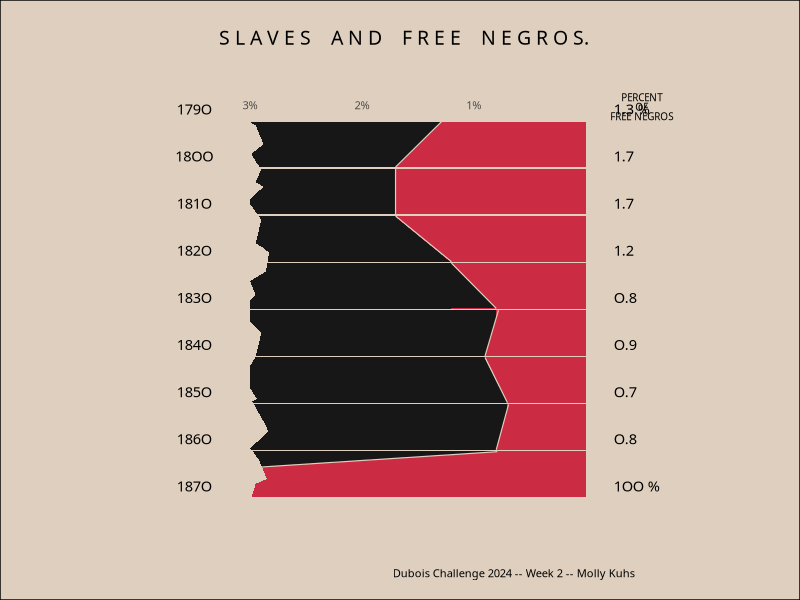
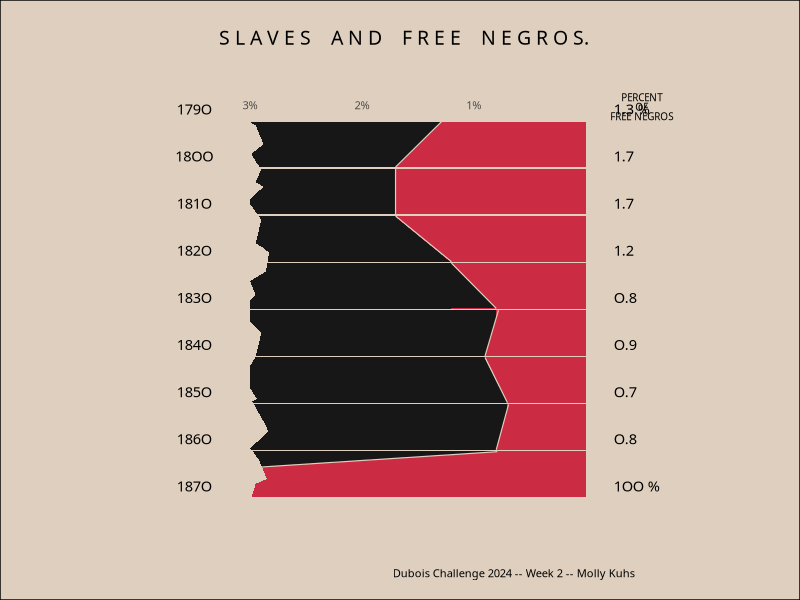

Recreate these plots in R, in order.

#Dubois Challenges 2024
#Week 2 

###########################

#Challege: https://github.com/ajstarks/dubois-data-portraits/tree/master/challenge/2024 
#DuBois Styleguide: https://github.com/ajstarks/dubois-data-portraits/blob/master/dubois-style.pdf 

###########################


#Packages 
library(tidyverse)
library(gridExtra)

#data load
data <- read.csv("data/week2.csv")
data$Year <- as.factor(data$Year)

#set value for background
data2 <- data %>%
  mutate(bg = 3,
         label = Free)

#add for labeling: 0 switched with O for font consistency
data2$yearLab <- c("179O", "18OO", "181O", "182O", "183O", "184O", "185O", "186O", "187O")

#remove extra bar but maintain labels 
data2$Free[9] = 0
data2$bg[9] = 0

#Switch 0 with O for font consistency
data2$label <- as.character(data2$label)
data2$label[5] = "O.8"
data2$label[6] = "O.9"
data2$label[7] = "O.7"
data2$label[8] = "O.8"

#Add % only to first and last 
data2$label[1] = "1.3 %"
data2$label[9] = "1OO %"


#base plot

plot <- ggplot(data2)+
  geom_col(aes(bg, Year), fill="grey9", width = 0.97)+
  geom_col(aes(Free, Year), fill = "#cb2c44", width = 0.97)+
  geom_text(aes(x = -0.25, y = Year, label = label), 
            hjust = 0,
            vjust = -3,
            size = 3.7,
            family = "Vasarely-Light")+
  geom_text(aes(x = 3.5, y = Year, label = yearLab), 
            vjust = -3,
            size = 3.7,
            family = "Vasarely-Light")+
  scale_y_discrete(limits=rev)+
  scale_x_reverse(breaks = c(3, 2, 1),
                  labels = c("3%", "2%", "1%"),
                  position = "top")+
  coord_cartesian(xlim = c(3.5, -0.25),
                  ylim = c(9, 1),
                  clip = "off")+
  theme_minimal()+
  theme(axis.text.y = element_blank(),
        axis.text.x = element_text(family = "Vasarely-Light",
                                   size = 8),
        panel.border = element_blank(), 
        panel.grid.major = element_blank(),
        panel.grid.minor = element_blank(),
        plot.margin = margin(0.25,4.2,0.5,3.8, "cm"),
        plot.background = element_rect(fill = '#decfbe'))+
  labs(x = "",
       y = "")


#add bar shaping 
plotShape <- plot +
  annotate("polygon", x = c(1.29, 1.7, 1.29), y = c(9.48, 8.52, 8.52), fill = "#cb2c44")+
  annotate("polygon", x = c(1.71, 1.71, 1.21), y = c(7.48, 6.51, 6.51), fill = "grey9")+
  annotate("polygon", x = c(1.21, 1.21, 0.8), y = c(6.48, 5.52, 5.52), fill = "grey9")+
  annotate("polygon", x = c(0.78, 0.9, 0.78), y = c(5.48, 4.51, 4.51), fill = "#cb2c44")+
  annotate("polygon", x = c(0.91, 0.91, 0.7), y = c(4.48, 3.52, 3.52), fill = "grey9")+
  annotate("polygon", x = c(0.69, 0.8, 0.69), y = c(3.48, 2.52, 2.52), fill = "#cb2c44")+
  annotate("polygon", x = c(0.79, 3, 3, 0.79), y = c(2.48, 2.14, 1.51, 1.51), fill = "#cb2c44")


#add white space
plotSpace <- plotShape +
  annotate("segment", x = 1.29, xend = 1.7, y = 9.48, yend = 8.52, colour = "#decfbe", linewidth = 0.4)+
  annotate("segment", x = 1.7, xend = 1.7, y = 8.48, yend = 7.52, colour = "#decfbe", linewidth = 0.4)+
  annotate("segment", x = 1.7, xend = 1.2, y = 7.48, yend = 6.51, colour = "#decfbe", linewidth = 0.4)+
  annotate("segment", x = 1.2, xend = 0.8, y = 6.48, yend = 5.52, colour = "#decfbe", linewidth = 0.4)+
  annotate("segment", x = 0.78, xend = 0.9, y = 5.48, yend = 4.51, colour = "#decfbe", linewidth = 0.4)+
  annotate("segment", x = 0.9, xend = 0.7, y = 4.48, yend = 3.52, colour = "#decfbe", linewidth = 0.4)+
  annotate("segment", x = 0.69, xend = 0.8, y = 3.48, yend = 2.52, colour = "#decfbe", linewidth = 0.4)+
  annotate("segment", x = 0.79, xend = 3, y = 2.48, yend = 2.14, colour = "#decfbe", linewidth = 0.4)
  


#add rough edge
#generated a bunch of random numbers around 3 and set as a polygon shape with decending y coordinate 

x <- c(3.05, 3.02, 2.95, 2.88,
       2.99, 2.94, 2.9, 2.95, 2.88, 
       3.02, 2.9, 
       2.95, 2.88, 2.83, 2.86, 3,
       2.95, 3.0,3.02, 2.9, 
       2.95, 3.0, 
       3.02, 2.94, 2.98, 2.9, 2.85, 
       2.84, 3.0, 2.98, 2.92, 
       2.85, 2.95, 2.99, 3.1)

y<- c(9.5, 9.5, 9.4, 9.0,
      8.8, 8.6, 8.48, 8.2, 8.1, 
      7.8, 7.4, 
      6.9, 6.8, 6.7, 6.3, 6.1, 
      5.8, 5.7, 5.3, 5, 
      4.5, 4.3, 
      3.9, 3.6, 3.55, 3.2, 3, 
      2.9, 2.55, 2.5, 2.3, 
      1.9, 1.8, 1.5, 1.5)

plotEdge <- plotSpace+ 
  annotate("polygon", 
           x = x,
           y = y,
           fill = "#decfbe")

           

#add titles

title <- "\nS L A V E S    A N D    F R E E    N E G R O S.\n"
caption <- "\nDubois Challenge 2024 -- Week 2 -- Molly Kuhs"


plotTitle<- plotEdge +
  labs(title = title,
       caption = caption)+
  theme(plot.title = element_text(family = "B52-ULCW00-ULC",
                                  size = 14,
                                  hjust = 0.5),
        plot.caption = element_text(family = "Vasarely-Light",
                                    size = 8))
#add subtitle 
plotTitle+
  annotate("text", x = -0.5, y = 9.9, 
               label = "\nPERCENT\nOF\nFREE NEGROS",
               size = 2.5,
               family = "Vasarely-Light",
               lineheight = .8)

#final 
ggsave("week2.png", width = 6.5, height = 8, units = "in") 




